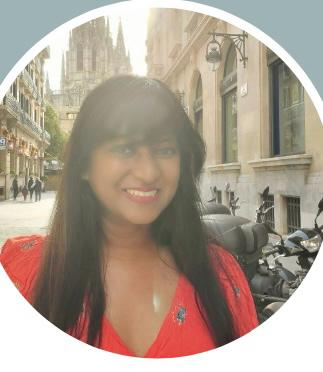
#> input picture sobina.jpg, 323 x 372 px
$ python -i step1_prepare_image.py   (imports and definitions only)
#> lines starting #> are read from the running program, lines starting #| are printed output that depends on the picture
"""
Step 1: Prepare a black and white image for the statistics meme.
Loads an image, converts to grayscale, and resizes to appropriate dimensions
while maintaining aspect ratio.
"""


import numpy as np
from PIL import Image

# Fix the type annotation to 'str', set the default to the correct relative path
def prepare_image(
    img_path: str,
    max_size: int = 512,
    target_size: tuple[int, int] | None = None
) -> np.ndarray:
    """
    Load an image, convert to grayscale, and resize to appropriate dimensions
    for the statistics meme while maintaining aspect ratio.

    Parameters
    ----------
    img_path : str
        Path to the input image file
    max_size : int
        Maximum dimension (width or height) if target_size is None.
        Image will be resized to fit within this size while maintaining aspect ratio.
    target_size : tuple[int, int] | None
        Optional target size (width, height). If provided, image will be resized
        to this size. If None, uses max_size to determine dimensions.

    Returns
    -------
    img_array : np.ndarray
        Grayscale image as 2D array (height, width) with values in [0, 1]
    """
#> called with img_path = 'sobina.jpg', max_size = 512
    # Load the image
    original_img = Image.open(img_path)
#> original_img is the input picture: PIL image 323x372 RGB; mean R, G, B 172.6, 157.8, 143.4

    # Convert to grayscale if needed
    if original_img.mode != 'L':
        original_img = original_img.convert('L')
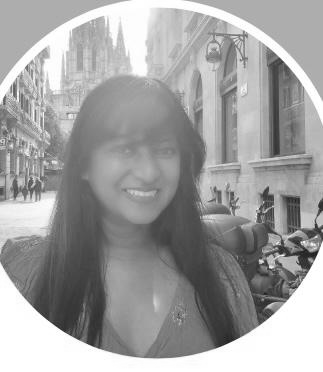
#> original_img: PIL image 323x372 L; min 18, max 255, mean 160.6

    # Convert to numpy array and normalize to [0, 1]
    img_array = np.array(original_img, dtype=np.float32) / 255.0

    # Resize if needed
    if target_size is not None:
        # Resize to exact target size
        new_size = target_size
        img_resized_pil = original_img.resize(new_size, Image.Resampling.LANCZOS)
        if img_resized_pil.mode != 'L':
            img_resized_pil = img_resized_pil.convert('L')
        img_resized = np.array(img_resized_pil, dtype=np.float32) / 255.0
        print(f"Resized image to target size: {img_resized.shape}")
        # Ensure 2D array
        if len(img_resized.shape) > 2:
            img_resized = img_resized.squeeze()
        return img_resized
    elif img_array.shape[0] > max_size or img_array.shape[1] > max_size:
        # Resize to fit within max_size while maintaining aspect ratio
        scale = max_size / max(img_array.shape[0], img_array.shape[1])
        new_size = (int(img_array.shape[1] * scale), int(img_array.shape[0] * scale))
        img_resized_pil = original_img.resize(new_size, Image.Resampling.LANCZOS)
        if img_resized_pil.mode != 'L':
            img_resized_pil = img_resized_pil.convert('L')
        img_resized = np.array(img_resized_pil, dtype=np.float32) / 255.0
        print(f"Resized image to fit max_size {max_size}: {img_resized.shape}")
        return img_resized
    else:
        # No resizing needed
        print(f"Image size: {img_array.shape} (no resizing needed)")
#| Image size: (372, 323) (no resizing needed)

    # Ensure 2D array (remove any extra dimensions)
    if len(img_array.shape) > 2:
        img_array = img_array.squeeze()

    # Ensure it's 2D
    if len(img_array.shape) != 2:
        raise ValueError(f"Expected 2D array, got shape {img_array.shape}")

    print(f"Final image shape: {img_array.shape} (should be 2D for grayscale)")
#| Final image shape: (372, 323) (should be 2D for grayscale)
    return img_array

>>> result = prepare_image('sobina.jpg')
